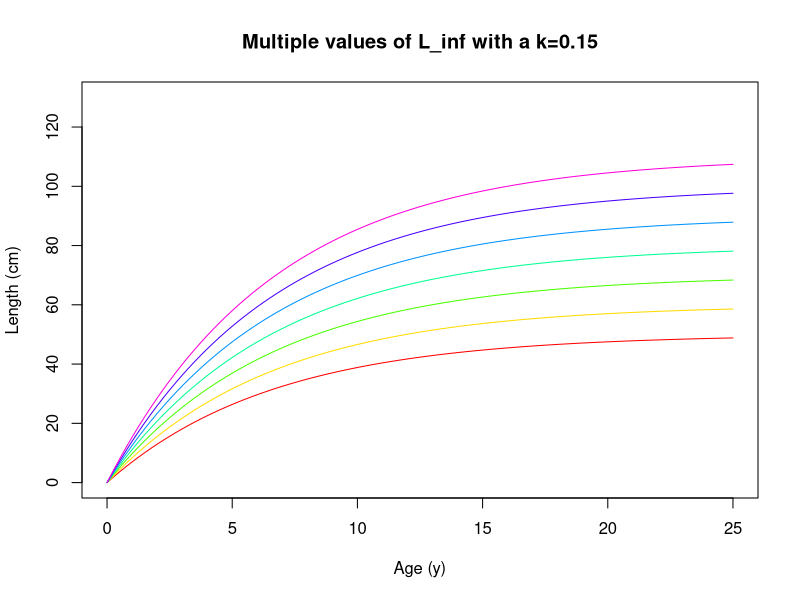
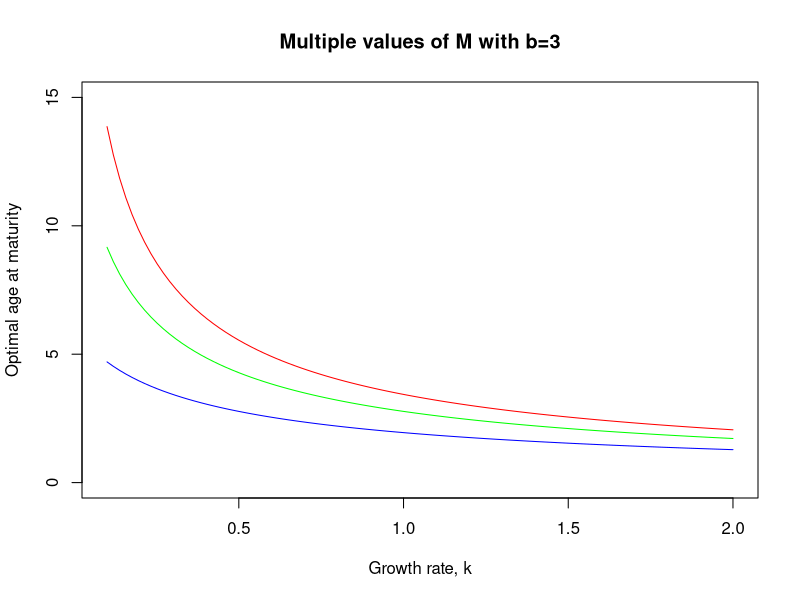

Recreate these plots in R, in order.
## ---- chunk 1
vbg <- function(k,Linf,x) Linf*(1-exp(-k*x))
Linf <- seq(50,110,10)
col<-rainbow(length(Linf))

for(i in seq_along(Linf)) {
    curve(vbg(.15, Linf[i], x), from=0, to=25, add=i!=1, col=col[i], ylim=c(0,130), ylab = "Length (cm)", xlab = "Age (y)", main="Multiple values of L_inf with a k=0.15")
}

## ---- chunk 2
tm <- function(b,m,k) 1/k * log((m + b*k)/m)
agem <- c(0.1, 0.2, 0.5)
col<-rainbow(length(agem))

for(i in seq_along(agem)) {
    curve(tm(3, agem[i], x), from=0.1, to=2, add=i!=1, col=col[i], ylim=c(0,15), ylab = "Optimal age at maturity", xlab = "Growth rate, k", main="Multiple values of M with b=3")
}
